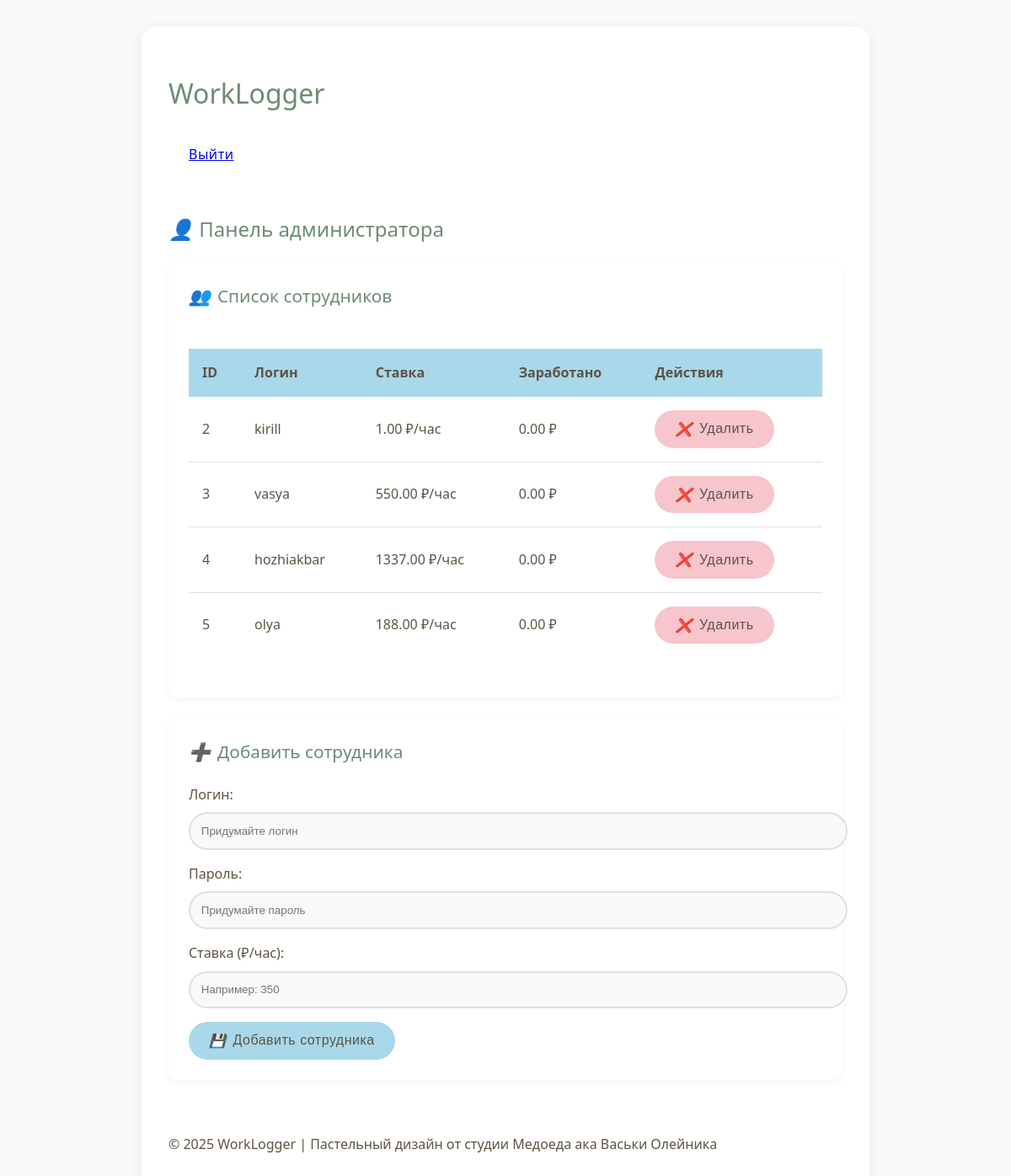
Page /admin (signed in) on the earlier database version.
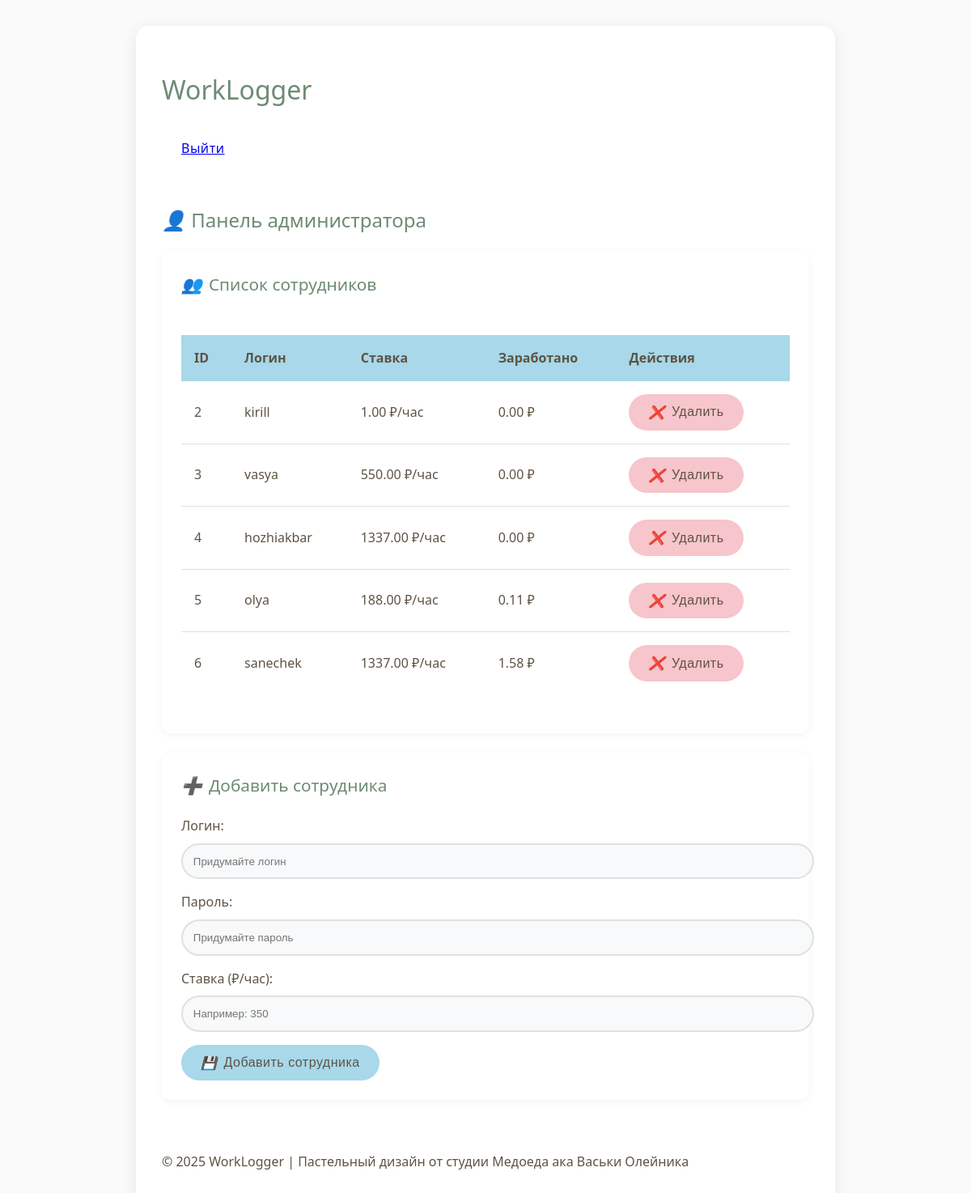
Same page on the later database version.
### app.py (models this page shows)
class User(db.Model):
    id = db.Column(db.Integer, primary_key=True)
    username = db.Column(db.String(80), unique=True, nullable=False)
    password = db.Column(db.String(120), nullable=False)
    hourly_rate = db.Column(db.Float, default=0.0)
    is_admin = db.Column(db.Boolean, default=False)
    total_earned = db.Column(db.Float, default=0.0)

### app.py (the view)
@app.route('/admin')
@login_required
def admin():
    if not session.get('is_admin'):
        return redirect(url_for('work'))
    employees = User.query.filter_by(is_admin=False).all()
    return render_template('admin.html', employees=employees)

### app.py (called while the page is built)
def login_required(f):
    @wraps(f)
    def decorated_function(*args, **kwargs):
        if 'user_id' not in session:
            return redirect(url_for('login'))
        return f(*args, **kwargs)
    return decorated_function

### templates/admin.html (shortened to what this page needs)
{% extends "base.html" %}
{% block content %}
<section class="admin-section">
  <h2><i class="icon-user"></i> Панель администратора</h2>
  <div class="card employee-list">
    <h3><i class="icon-team"></i> Список сотрудников</h3>
    <div class="table-responsive">
      <table class="table">
        <thead>
          <tr>
            <th>ID</th>
            <th>Логин</th>
            <th>Ставка</th>
            <th>Заработано</th>
            <th>Действия</th>
          </tr>
        </thead>
        <tbody>
          {% for employee in employees %}
          <tr>
            <td>{{ employee.id }}</td>
            <td>{{ employee.username }}</td>
            <td>{{ "%.2f"|format(employee.hourly_rate) }} ₽/час</td>
            <td>{{ "%.2f"|format(employee.total_earned) }} ₽</td>
            <td>
              <form action="{{ url_for('delete_employee', employee_id=employee.id) }}" method="POST"
                    onsubmit="return confirm('Удалить сотрудника {{ employee.username }}?')">
                <button type="submit" class="btn btn-danger">
                  <i class="icon-delete"></i> Удалить
                </button>
              </form>
            </td>
          </tr>
          {% endfor %}
        </tbody>
      </table>
    </div>
  </div>
  <div class="card add-employee">
    <h3><i class="icon-add"></i> Добавить сотрудника</h3>
    <form method="POST" action="{{ url_for('add_employee') }}">
      <div class="form-group">
        <label for="username">Логин:</label>
        <input type="text" id="username" name="username" placeholder="Придумайте логин" required class="form-control">
      </div>
      <div class="form-group">
        <label for="password">Пароль:</label>
        <input type="password" id="password" name="password" placeholder="Придумайте пароль" required class="form-control">
      </div>
      <div class="form-group">
        <label for="hourly_rate">Ставка (₽/час):</label>
        <input type="number" id="hourly_rate" name="hourly_rate" placeholder="Например: 350" step="0.01" min="0" required class="form-control">
      </div>
      <button type="submit" class="btn btn-primary">
        <i class="icon-save"></i> Добавить сотрудника
      </button>
    </form>
  </div>
</section>
{% endblock %}

### templates/base.html (shortened to what this page needs)
<!DOCTYPE html>
<html lang="ru">
<head>
  <link rel="stylesheet" href="{{ url_for('static', filename='style.css') }}">
</head>
<body>
  <div class="container">
    <header>
      <h1>WorkLogger</h1>
      {% if 'user_id' in session %}
        <nav>
          <a href="{{ url_for('logout') }}" class="btn">Выйти</a>
        </nav>
      {% endif %}
    </header>
    <main>
      {% block content %}{% endblock %}
    </main>
    <footer>
      <p>© 2025 WorkLogger | Пастельный дизайн от студии Медоеда ака Васьки Олейника </p>
    </footer>
  </div>
</body>
</html>

### static/style.css (style rules this page uses)
:root { --primary: #a8d8ea; --secondary: #f5e6ca; --accent: #f7c5cc; --text: #5e5343; --light: #f8f9fa; --success: #c1e1c1; --error: #ffcccb; }
body { font-family: 'Segoe UI', Tahoma, Geneva, Verdana, sans-serif; background-color: #fafafa; color: var(--text); line-height: 1.6; margin: 0; padding: 0; }
.container { max-width: 800px; margin: 2rem auto; padding: 2rem; background: white; border-radius: 16px; box-shadow: 0 4px 20px rgba(0,0,0,0.08); }
h1, h2, h3 { color: #6d8b74; font-weight: 500; }
.btn { padding: 0.8rem 1.5rem; border: none; border-radius: 50px; font-size: 1rem; cursor: pointer; transition: all 0.3s ease; font-weight: 500; letter-spacing: 0.5px; }
.btn-primary { background-color: var(--primary); color: var(--text); }
.btn-danger { background-color: var(--accent); color: var(--text); }
.form-control { width: 100%; padding: 0.8rem; margin-bottom: 1rem; border: 2px solid #e0e0e0; border-radius: 50px; transition: border 0.3s; background-color: var(--light); }
.table { width: 100%; border-collapse: separate; border-spacing: 0; margin: 1.5rem 0; }
.table th { background-color: var(--primary); color: var(--text); padding: 1rem; text-align: left; }
.table td { padding: 1rem; border-bottom: 1px solid #e0e0e0; }
.table tr:last-child td { border-bottom: none; }
.container { animation: fadeIn 0.5s ease-out; }

### templates/admin.html (style rules this page uses)
.admin-section { padding: 1.5rem 0; }
.card { background: white; border-radius: 12px; padding: 1.5rem; margin-bottom: 1.5rem; box-shadow: 0 2px 10px rgba(0,0,0,0.05); }
.card h3 { margin-top: 0; color: #6d8b74; font-size: 1.3rem; display: flex; align-items: center; }
.card h3 i { margin-right: 0.5rem; }
.table-responsive { overflow-x: auto; }
label { display: block; margin-bottom: 0.5rem; color: #5e5343; font-weight: 500; }
.icon-user:before { content: "👤"; }
.icon-team:before { content: "👥"; }
.icon-add:before { content: "➕"; }
.icon-delete:before { content: "❌"; }
.icon-save:before { content: "💾"; }
.btn { display: inline-flex; align-items: center; gap: 0.5rem; }

Differences in the rows shown:
changed User "olya": total_earned "0.00" → "0.11"
added User: id "6", username "sanechek", hourly_rate "1337.00", total_earned "1.58"
